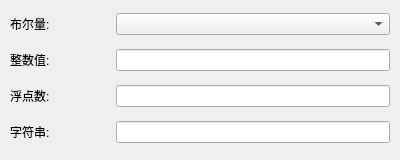
<?xml version="1.0" encoding="UTF-8"?>
<ui version="4.0">
 <class>BaseDataWriterWdg</class>
 <widget class="QWidget" name="BaseDataWriterWdg">
  <property name="geometry">
   <rect>
    <x>0</x>
    <y>0</y>
    <width>400</width>
    <height>160</height>
   </rect>
  </property>
  <property name="minimumSize">
   <size>
    <width>0</width>
    <height>0</height>
   </size>
  </property>
  <property name="maximumSize">
   <size>
    <width>16777215</width>
    <height>16777215</height>
   </size>
  </property>
  <property name="windowTitle">
   <string>Form</string>
  </property>
  <layout class="QVBoxLayout" name="verticalLayout">
   <property name="leftMargin">
    <number>10</number>
   </property>
   <property name="topMargin">
    <number>5</number>
   </property>
   <property name="rightMargin">
    <number>10</number>
   </property>
   <property name="bottomMargin">
    <number>5</number>
   </property>
   <item>
    <layout class="QHBoxLayout" name="horizontalLayoutBool">
     <item>
      <widget class="XMatLabel" name="lbBool">
       <property name="minimumSize">
        <size>
         <width>100</width>
         <height>16</height>
        </size>
       </property>
       <property name="maximumSize">
        <size>
         <width>100</width>
         <height>16777215</height>
        </size>
       </property>
       <property name="text">
        <string>布尔量:</string>
       </property>
      </widget>
     </item>
     <item>
      <widget class="XMatComboBox" name="cmbBool"/>
     </item>
    </layout>
   </item>
   <item>
    <layout class="QHBoxLayout" name="horizontalLayoutInt">
     <item>
      <widget class="XMatLabel" name="lbInt">
       <property name="minimumSize">
        <size>
         <width>100</width>
         <height>16</height>
        </size>
       </property>
       <property name="maximumSize">
        <size>
         <width>100</width>
         <height>16777215</height>
        </size>
       </property>
       <property name="text">
        <string>整数值:</string>
       </property>
      </widget>
     </item>
     <item>
      <widget class="XMatLineEdit" name="letInt"/>
     </item>
    </layout>
   </item>
   <item>
    <layout class="QHBoxLayout" name="horizontalLayoutReal">
     <item>
      <widget class="XMatLabel" name="lbReal">
       <property name="minimumSize">
        <size>
         <width>100</width>
         <height>16</height>
        </size>
       </property>
       <property name="maximumSize">
        <size>
         <width>100</width>
         <height>16777215</height>
        </size>
       </property>
       <property name="text">
        <string>浮点数:</string>
       </property>
      </widget>
     </item>
     <item>
      <widget class="XMatLineEdit" name="letReal"/>
     </item>
    </layout>
   </item>
   <item>
    <layout class="QHBoxLayout" name="horizontalLayoutString">
     <item>
      <widget class="XMatLabel" name="lbString">
       <property name="minimumSize">
        <size>
         <width>100</width>
         <height>16</height>
        </size>
       </property>
       <property name="maximumSize">
        <size>
         <width>100</width>
         <height>16777215</height>
        </size>
       </property>
       <property name="text">
        <string>字符串:</string>
       </property>
      </widget>
     </item>
     <item>
      <widget class="XMatLineEdit" name="letString"/>
     </item>
    </layout>
   </item>
  </layout>
 </widget>
 <customwidgets>
  <customwidget>
   <class>XMatLineEdit</class>
   <extends>QLineEdit</extends>
   <header>XMatLineEdit.h</header>
  </customwidget>
  <customwidget>
   <class>XMatComboBox</class>
   <extends>QComboBox</extends>
   <header>XMatComboBox.h</header>
  </customwidget>
  <customwidget>
   <class>XMatLabel</class>
   <extends>QLabel</extends>
   <header>XMatLabel.h</header>
  </customwidget>
 </customwidgets>
 <resources/>
 <connections/>
</ui>
